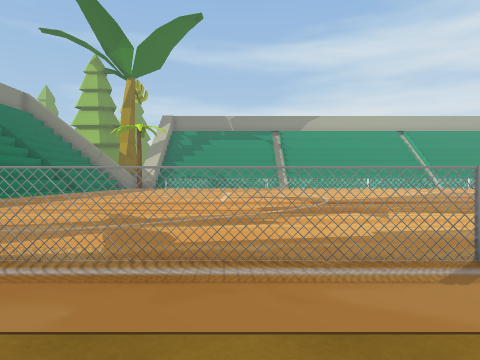
View 1 (above)

20 first-person views from a walk through a Unity game level. The camera is 1.2 m above the floor, looks level and sees 70° across. The floor is counted in squares, 2 m on a side. Each view is taken from the middle of a square. On the plan, view 1 faces up. The plan holds only what a view shows up to about 10 squares ahead; the rest is blank. The place goes on beyond the plan. The player character is not drawn. Some animated figures are not drawn.

View 2
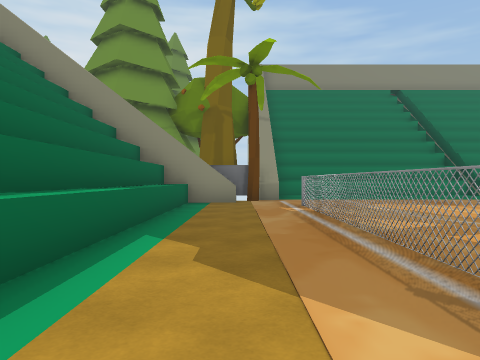

View 3
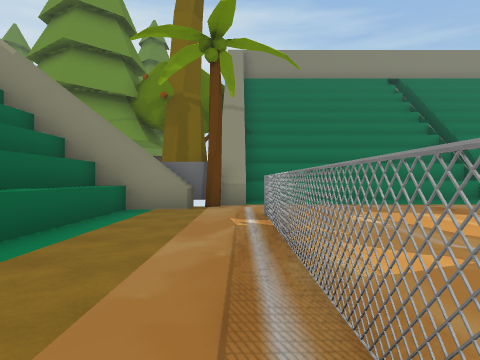

View 4
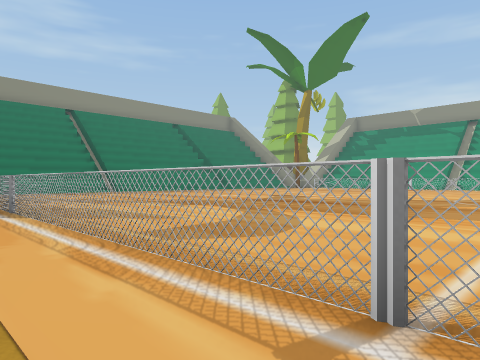

View 5
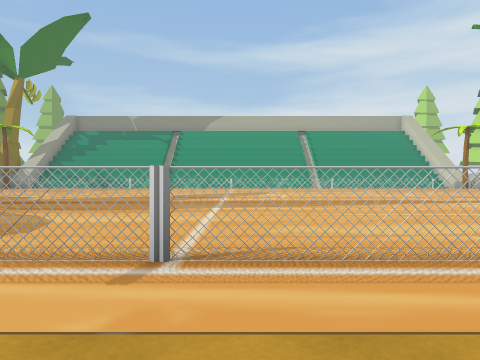

View 6
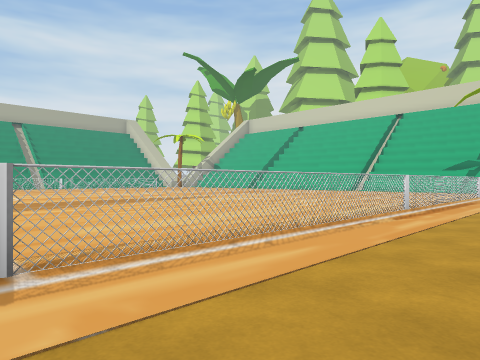

View 7
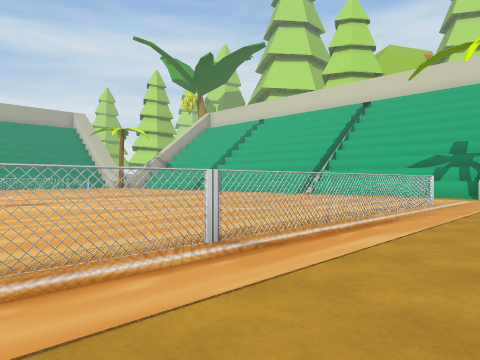

View 8
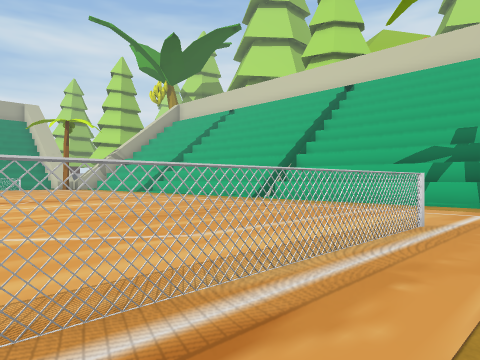

View 9
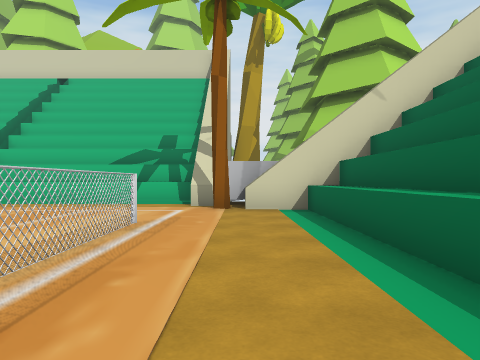

View 10
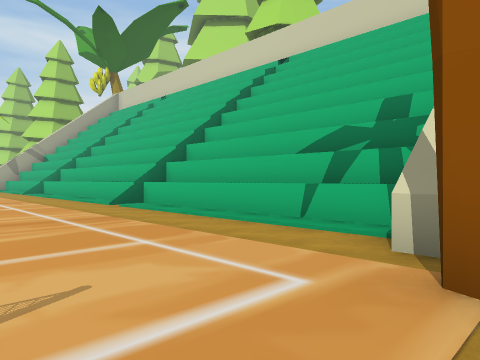

View 11
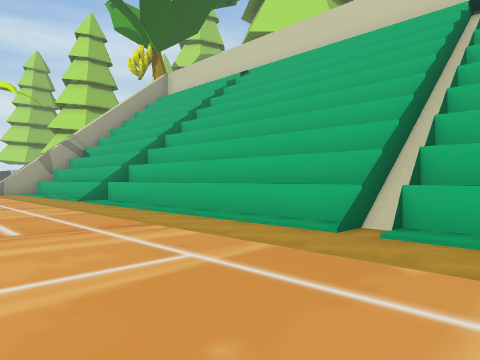

View 12
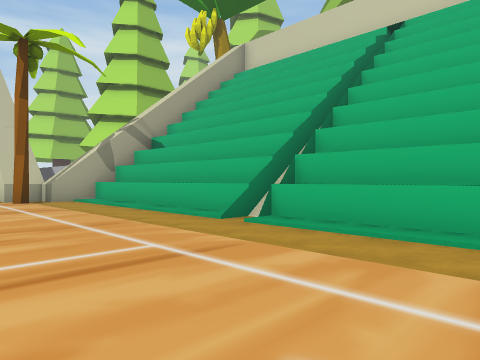

View 13
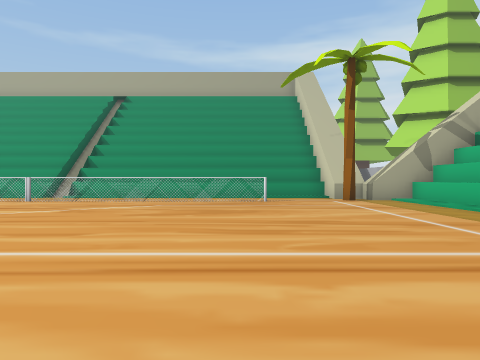

View 14
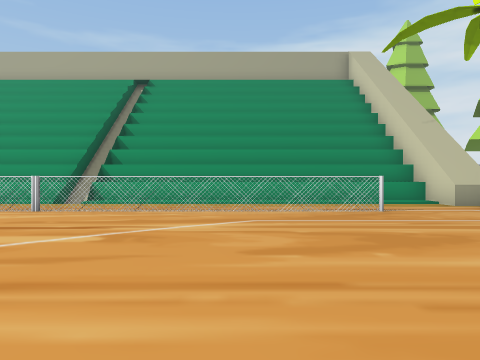

View 15
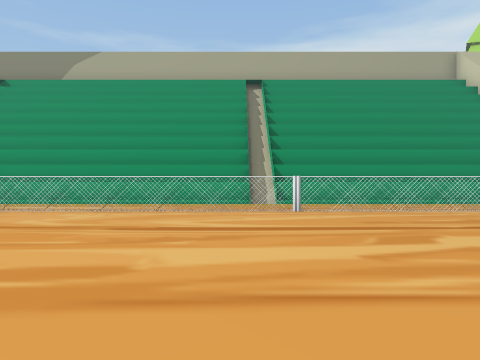

View 16
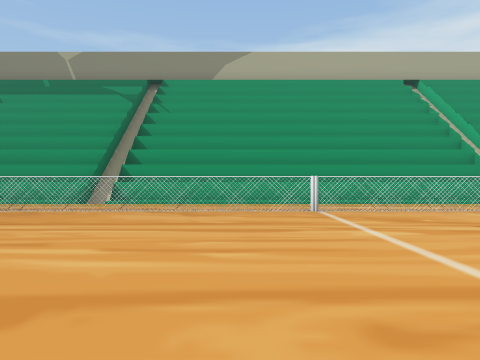

View 17
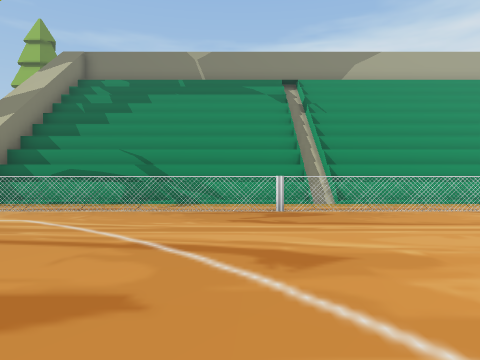

View 18
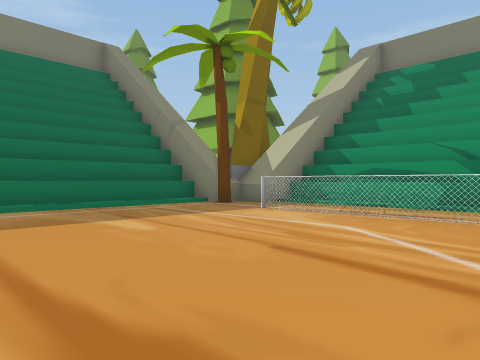

View 19
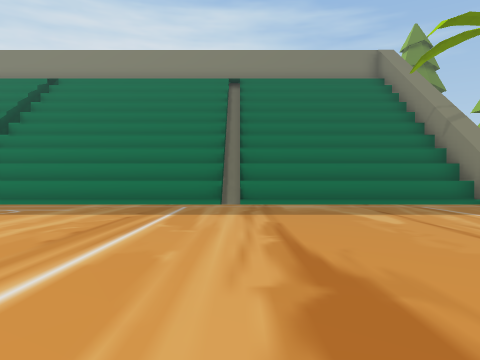

View 20
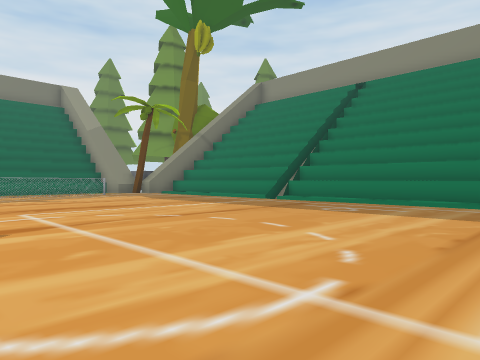

### Floor plan
Key: @ floor where view 1 was taken; # wall or solid block; x gap in a wall; . main floor; : floor 0.25 m higher than the main floor; - floor 0.5 m lower than the main floor; = window, fence, low wall or low ledge; ^ raised ledge; v drop or lower ground; T thing the floor can be seen under or through; R tree.
Columns run from 9 left of view 1 to 29 right of it. Each row starts with its distance up from view 1.
 26   ################################
 25   #:::::::::-:::::::::::=::::::::#
 24   #..............................x^##
 23 #^R..=TTxTTxTTTTTxTTxTTTTTxTTTT..R..#
 22 #^..................................#
 21 #^..................................#
 20 #^..................................###
 19 #^........... .....  ...............##^
 18 #^........... .....  ...............^^^
 17 #v..........   ...    ...  ........#^^^
 16 #^.........     .      .    ........^^^
 15 #^.........                 ........#^^
 14 #^.........                  .......# ^
 13 #^.........                   ......#
 12 #^........     ..           ..  ....# ^
 11 #^........     ..  ..   ..  ... ....#^^
 10 #^......................... ........^^^
  9 #v ................................#^^^
  8 #^  ................................^^^
  7 #^..................................#^^
  6 #^..................................# ^
  5 #^..................................#
  4 #^..................................#
  3 #^....#=x=T..T===x==x==T.Tx===#.....#
  2 ##^..=.....TT...........T.........^##
  1   R..........  ..................R#
  0   #......@..     .... ..^. ......##
 -1   #########                 ######

Positions as (right, up) in squares from view 1, and headings:
1: (0, 0), facing up
2: (3, 1), facing left
3: (1, 2), facing left
4: (9, 1), facing up-left
5: (9, 0), facing up
6: (8, 0), facing up-right
7: (13, 0), facing up-right
8: (17, 1), facing up-right
9: (17, 1), facing right
10: (22, 1), facing up-right
11: (22, 7), facing up-right
12: (22, 13), facing up-right
13: (21, 13), facing up
14: (19, 16), facing up
15: (14, 16), facing up
16: (7, 16), facing up
17: (1, 16), facing up
18: (0, 17), facing up-left
19: (1, 17), facing left
20: (1, 16), facing down-left
